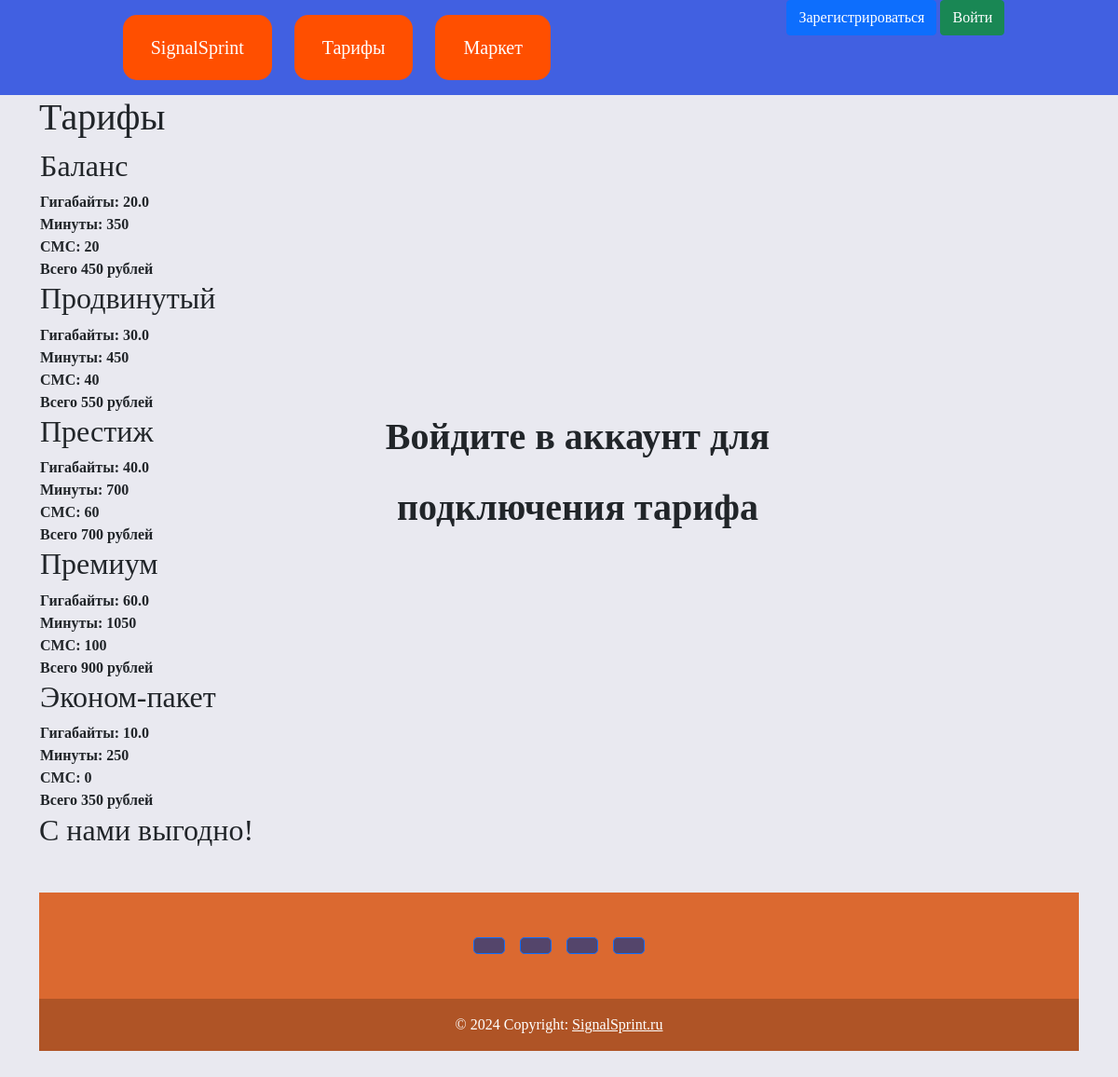
The app's page /tarifs with its own data.
### data/tariff.py (models this page shows)
class Tariff(SqlAlchemyBase, SerializerMixin):
    __tablename__ = 'tariff'
    id = sqlalchemy.Column(sqlalchemy.Integer, primary_key=True, autoincrement=True)
    name_tariff = sqlalchemy.Column(sqlalchemy.String, nullable=True)
    quantity_gb = sqlalchemy.Column(sqlalchemy.Float, nullable=True)
    quantity_minuts = sqlalchemy.Column(sqlalchemy.Integer, nullable=True)
    quantity_sms = sqlalchemy.Column(sqlalchemy.Integer, nullable=True)
    coast = sqlalchemy.Column(sqlalchemy.Integer, nullable=True)
    paket_users = orm.relationship('Paket_Users', back_populates='tariff')

### server.py (the view)
@app.route("/tarifs", methods=['POST', 'GET'])
def tarifs():
    db_sess = db_session.create_session()
    tariffs = db_sess.query(Tariff).all()
    if current_user.is_authenticated:
        current_user_paket = db_sess.query(Paket_Users).filter(Paket_Users.user_id == int(current_user.id)).first()
        if current_user_paket.tariff_id is None:
            if request.method == 'GET':
                return render_template("tarif.html", tariff=tariffs)
            elif request.method == 'POST':
                new_tariff = request.form["tariff"]
                tar = db_sess.query(Tariff).filter(Tariff.id == int(new_tariff)).first()
                if current_user.money <= tar.coast:
                    tar_ya = False
                    return render_template("tarifs.html", tariff=tariffs, tar_ya=tar_ya, aut_us=True)
                else:
                    tar_ya = True
                    current_user.money -= tar.coast
                    current_user_paket.tariff_id = new_tariff
                    current_user_paket.tariff_connect = 1
                    current_user_paket.quantity_gb += tar.quantity_gb
                    current_user_paket.quantity_minuts += tar.quantity_minuts
                    current_user_paket.quantity_sms += tar.quantity_sms
                    current_user_paket.date_renewal_tariff = datetime.datetime.now()
                    db_sess.merge(current_user)
                    db_sess.merge(current_user_paket)
                    db_sess.commit()
                    return render_template("tarifs.html", tariff=tariffs, tar_ya=tar_ya, aut_us=True)
        else:
            if request.method == 'GET':
                return render_template("tarifs.html", tariff=tariffs, tar_ya=True, aut_us=True)
            elif request.method == 'POST':
                current_user_paket.tariff_id = None
                current_user_paket.tariff_connect = 0
                db_sess.merge(current_user_paket)
                db_sess.commit()
                return render_template("tarif.html", tariff=tariffs)
    else:
        return render_template("tarifs.html", tariff=tariffs, tar_ya=True, aut_us=False)

### data/db_session.py (called while the page is built)
def create_session() -> Session:
    global __factory
    return __factory()

### templates/tarifs.html
{% extends "base.html" %}
{% block content %}
<h1>Тарифы</h1>
<table>
    <tr>
        <th>
            {% for item in tariff %}
            <div class="tariff">
                <div>
                    <h2>{{item.name_tariff}}</h2>
                </div>
                <div>
                    Гигабайты: {{item.quantity_gb}}
                </div>
                <div>
                    Минуты: {{item.quantity_minuts}}
                </div>
                <div>
                    СМС: {{item.quantity_sms}}
                </div>
                <div>
                    Всего {{item.coast}} рублей
                </div>
            </div>
            {% endfor %}
        </th>
        {% for i in range(30) %}
        <th><p style="color:#E9E9F0">. </p> </th>
        {% endfor %}
        <th>
            {% if aut_us == True %}
                {% if tar_ya == True %}
                <div>
                    <p style="font-size:40px">Тариф подключен!</p>
                </div>
                <div>
                    <form method="post">
                        <div align="center">
                            <button type="submit" class="btn btn-primary">Изменить тариф</button>
                        </div>
                    </form>
                </div>
                {% else: %}
                <div><p style="font-size:40px">Недостаточно средств</p></div>
                {% endif %}
            {% else: %}
            <div><p style="font-size:40px">Войдите в аккаунт для</p></div>
            <div align="center"><p style="font-size:40px">подключения тарифа</p></div>
            {% endif %}
        </th>
    </tr>
</table>
<h2>С нами выгодно!</h2>
{% endblock %}

### static/css/style_base.css (style rules this page uses)
body { font-family: PT Astra Sans; background-color: #e9e9f0; }

### records on screen
Tariff: name_tariff "Баланс", quantity_gb "20.0", quantity_minuts "350", quantity_sms "20", coast "450"
Tariff: name_tariff "Продвинутый", quantity_gb "30.0", quantity_minuts "450", quantity_sms "40", coast "550"
Tariff: name_tariff "Престиж", quantity_gb "40.0", quantity_minuts "700", quantity_sms "60", coast "700"
Tariff: name_tariff "Премиум", quantity_gb "60.0", quantity_minuts "1050", quantity_sms "100", coast "900"
Tariff: name_tariff "Эконом-пакет", quantity_gb "10.0", quantity_minuts "250", quantity_sms "0", coast "350"
